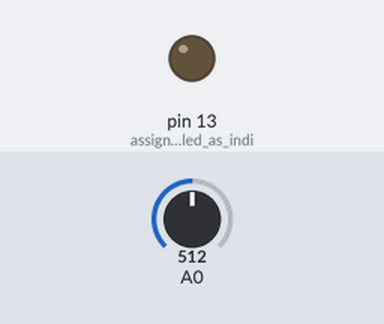
Bench run of a sketch on a simulated Arduino Uno, built with avr-gcc and run on an emulated ATmega328P. Shown: output pins drawn as LEDs (lit = HIGH). Inputs (shaded band) come from the test bench; at power-on: A0 = 512.

Above: at 1.2 s.
1.3 s: A0 set to 32
2.8 s: A0 set to 28
At 3.4 s:
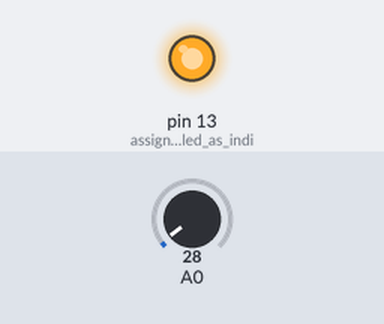
Timing chart, 0 to 5.8 s (numbered marks = the images above; inputs shaded):
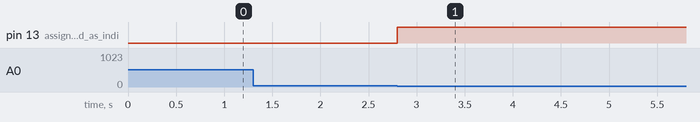

Measured:
- the behaviour switches between 30 and 29 on A0 (found by bisection; images 0 and 1)
- after the input at 1.3 s, every drawn part: stays the same
- after the input at 2.8 s, pin 13 (assign_pin_13_led_as_indi): LOW → HIGH at once

The sketch:

hall_effect_sensor_testing.ino
```cpp
int sensorvalue;
int state1 = HIGH;
int state2;
float rps;
float rpm;
long prevMillis = 0;
long interval = 200;
long currentTime;
long prevTime = 1;
long diffTime;
int sensorthreshold = 30;
// this value indicates the limit reading between dark and light,
// it has to be tested as it may change acording to the
// distance the leds are placed.
// to see what number is good, check the sensorvalue variable value
// as printed out in the serial monitor

void setup()
{
  Serial.begin(9600);
  pinMode(13,OUTPUT);      // assign pin 13 led as indicator because we cannot se the IR light
}
void loop()
{
  sensorvalue = analogRead(0); // read from pin 0
  if(sensorvalue < sensorthreshold)
    state1 = HIGH;
   else
    state1 = LOW;
   digitalWrite(13,state1);   // as iR light is invisible for us, the led on pin 13
                              // indicate the state of the circuit.

   if(state2!=state1){      //counts when the state change, thats from (dark to light) or
                            //from (light to dark), remember that IR light is invisible to us.
     if (state2>state1){
       currentTime = micros();   // Get the arduino time in microseconds
       diffTime = currentTime - prevTime;  // calculate the time diff from the last meet-up
       rps = 1000000/diffTime;   // calculate how many rev per second, good to know
       rpm = 60000000/diffTime;  // calculate how many rev per minute

       unsigned long currentMillis = millis();

       // print to serial at every interval - defined at the variables declaration
       if(currentMillis - prevMillis > interval){ // see if now already an interval long
       prevMillis = currentMillis;
       Serial.print(rps); Serial.print(" rps  "); Serial.print(rpm); Serial.println(" rpm");
       }

       prevTime = currentTime;
     }
     state2 = state1;
   }

 /*
 //only for testing to determine the sensorthreshold value
 delay(500);
 Serial.println(sensorvalue);
 */
}
```
